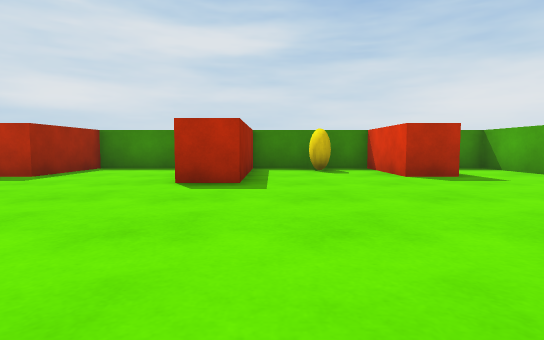
[1] (above)

15 first-person views from a walk through a Unity game level. The camera is 0.55 m above the floor, tilts 4° down and sees 80° across. The floor is counted in squares, 1 m on a side. Each view is taken from the middle of a square. On the plan, view 1 faces up. The plan holds only what a view shows up to about 9 squares ahead; the rest is blank. The player is left out.

[2]
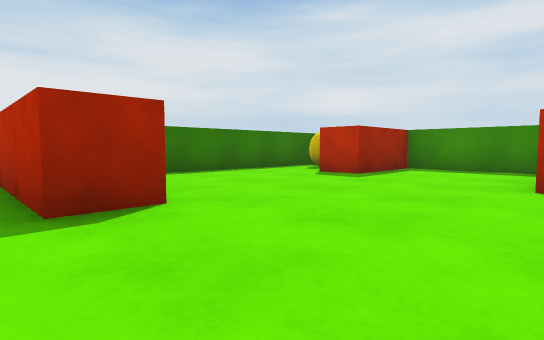

[3]
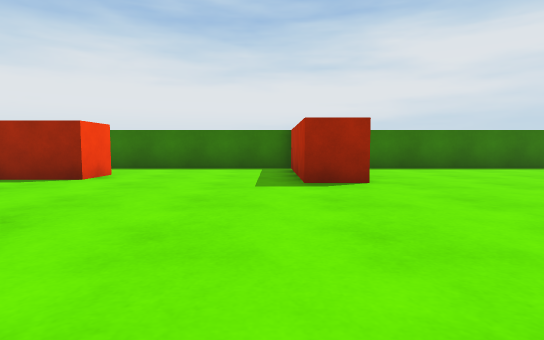

[4]
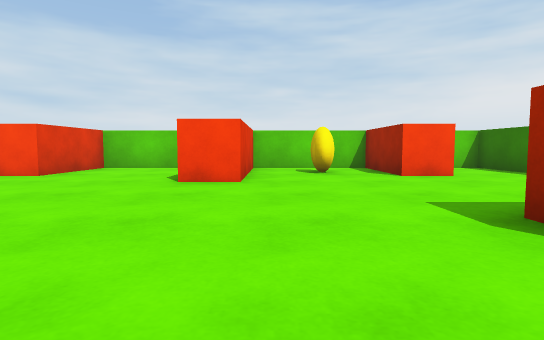

[5]
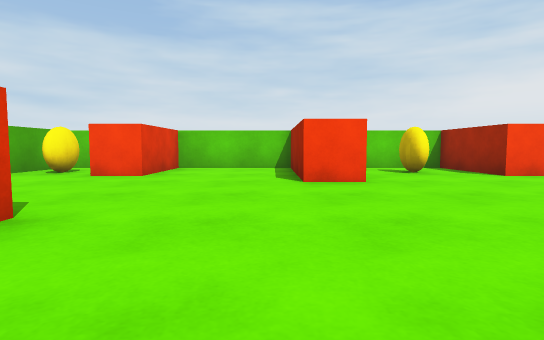

[6]
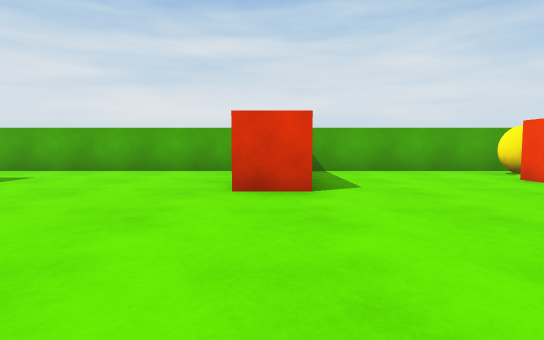

[7]
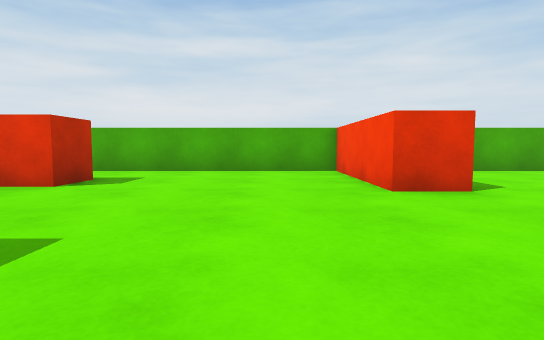

[8]
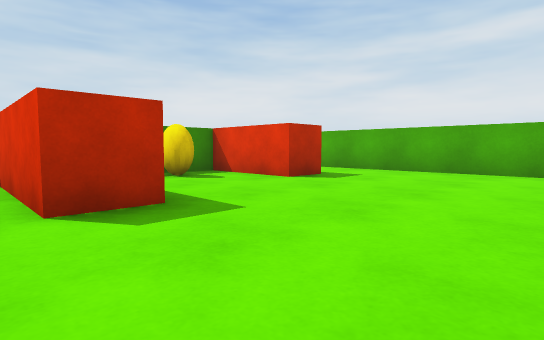

[9]
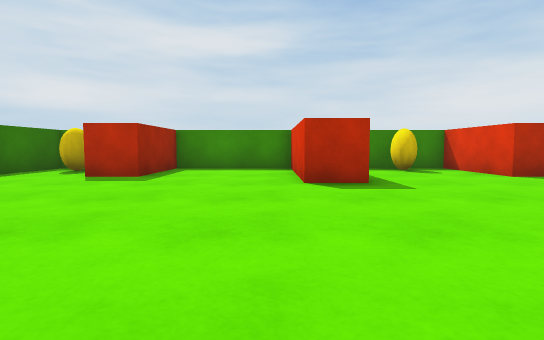

[10]
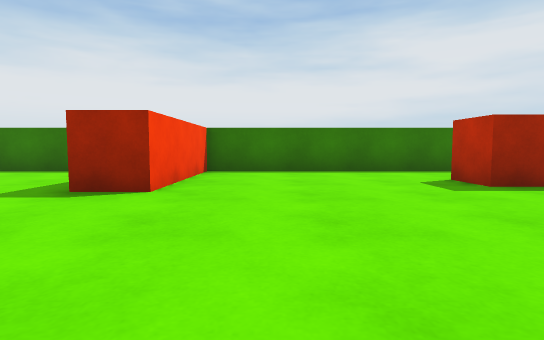

[11]
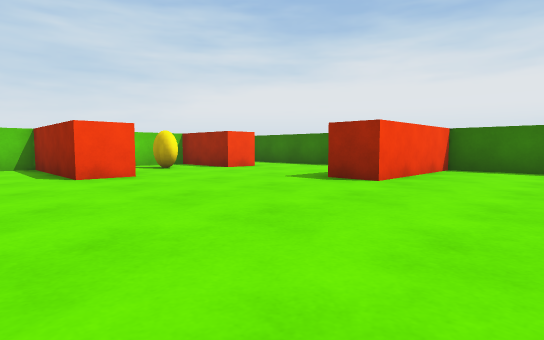

[12]
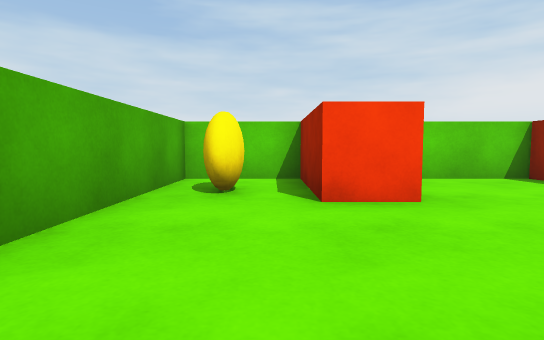

[13]
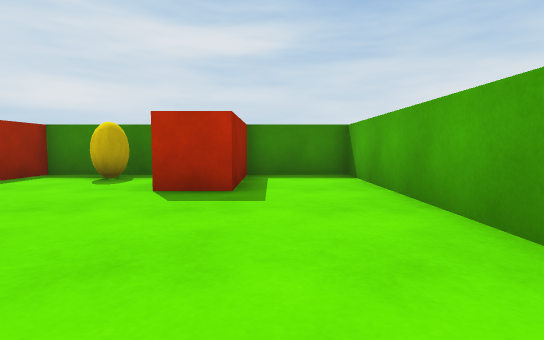

[14]
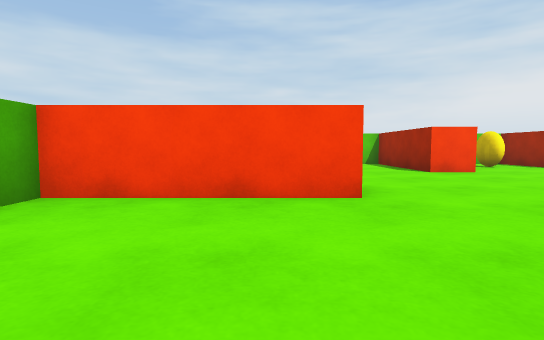

[15]
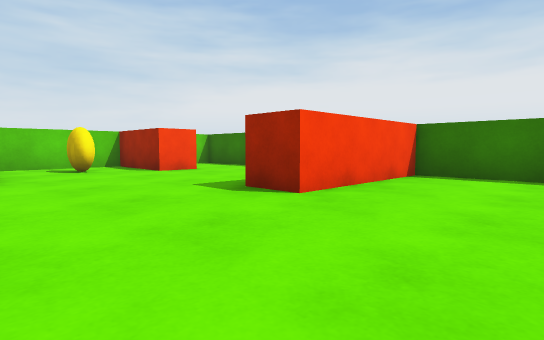

### Floor plan
Points are (right, up) in squares from view 1. A wall is a line through its corners. A room is listed if a view was taken in it or the views show most of it. See-through windows are left out.
Room 1 (views 1, 2, 3, 4, 5, 6, 7, 8, 9, 10, 11, 12, 13, 14, 15)
walls: (2, 0.4) (2, 1.5) (5.5, 1.5) (5.5, 8.5) (3.5, 8.5) (3.5, 6) (2.5, 6) (2.5, 8.5) (-0.5, 8.5) (-0.5, 5) (-1.5, 5) (-1.5, 8.5) (-4.5, 8.5) (-4.5, 6) (-5.5, 6); (-5.6, -3.2) (-4.5, -3.2) (-4.5, -5.7) (-1.5, -5.7) (-1.5, -2.1) (-0.5, -2.1) (-0.5, -5.7) (2.5, -5.7) (2.5, -3.2) (3.5, -3.2) (3.5, -5.7) (5.5, -5.7) (5.5, 0.1); (-7.5, 8) (-7.5, 1.5) (-4, 1.5) (-4, 0.5) (-7.5, 0.5) (-7.5, -5.7) (-6.9, -5.7)

Where each view was taken, in squares from view 1:
view 1: 0 up, 0 right, facing up
view 2: 0 up, 1 left, facing up-left
view 3: 0 up, 1 right, facing left
view 4: 3 up, 2 left, facing down
view 5: 3 up, 0 right, facing down
view 6: 1 up, 2 left, facing right
view 7: 3 up, 2 left, facing right
view 8: 2 up, 2 left, facing up-right
view 9: 0 up, 2 left, facing up
view 10: 3 up, 0 right, facing left
view 11: 4 up, 1 right, facing down-left
view 12: 0 up, 4 right, facing down
view 13: 2 up, 4 right, facing up
view 14: 5 up, 3 right, facing down
view 15: 4 up, 1 left, facing down-left
